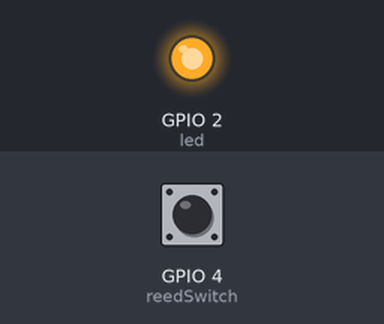
A sketch run on a simulated ESP32. On the bench: output pins drawn as LEDs (lit = HIGH). The inputs (shaded band) are chosen by the test bench; at power-on: GPIO 4 (reedSwitch) HIGH. WiFi joins after 1.5 s; servers stay silent unless stated; the local clock reads 2024-03-15 10:24:30 at power-on unless the sketch sets it; random numbers use the default seed unless the sketch sets one; no MQTT or app messages arrive unless stated; what the sketch prints to the serial monitor is not drawn.

Above: at 2.8 s.
2.9 s: GPIO 4 (reedSwitch) pulled LOW for 0.15 s
At 4.0 s:
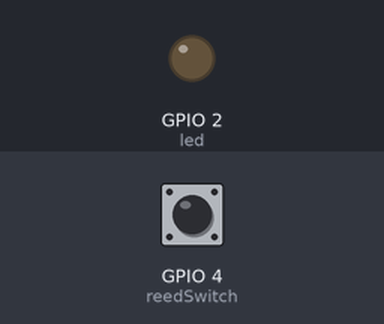
5.9 s: GPIO 4 (reedSwitch) pulled LOW for 3.2 s
At 9.9 s:
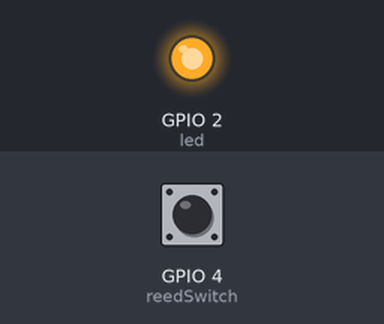
Timing chart, 0 to 11.4 s (numbered marks = the images above; inputs shaded):
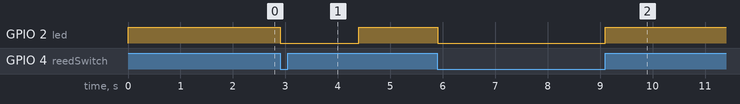

The sketch:

Sensor_Puerta_MQTT.ino
```cpp
#include <WiFi.h>
#include <PubSubClient.h>

// Set GPIOs for LED and reedswitch
const int reedSwitch = 4;
const int led = 2; //optional

// Detects whenever the door changed state
bool changeState = false;

// Holds reedswitch state (1=opened, 0=close)
bool state;
String doorState;

// Auxiliary variables (it will only detect changes that are 1500 milliseconds apart)
unsigned long previousMillis = 0;
const long interval = 1500;

const char* ssid = "IoT";
const char* password = "IoTcloud2019";
const char* mqtt_server_domain = "192.168.170.84"; // Remoto: "testmqtt.iotcloud.studio";
const long mqtt_server_port = 1883;// Remoto: 51883;
const char *prefixtopic = "ALARM/";                            // We'll use the prefix to describe a 'family' of devices.
const char *subscribetopic[] = {"PUERTA1"};     // Topics that we will subscribe to within that family.
const char* topic = "PUERTA1";     // Topics that we will subscribe to within that family.

WiFiClient espClient;
PubSubClient client(espClient);
long lastMsg = 0;
char msg[50];

// Runs whenever the reedswitch changes state
ICACHE_RAM_ATTR void changeDoorStatus() {
  Serial.println("State changed");
  changeState = true;
}

void setup_wifi() {
   delay(100);
  // We start by connecting to a WiFi network
    Serial.print("Connecting to ");
    Serial.println(ssid);
    WiFi.begin(ssid, password);
    while (WiFi.status() != WL_CONNECTED)
    {
      delay(500);
      Serial.print(".");
    }
  randomSeed(micros());
  Serial.println("");
  Serial.println("WiFi connected");
  Serial.println("IP address: ");
  Serial.println(WiFi.localIP());
}

void callback(char* topic, byte* payload, unsigned int length)
{

} //end callback

void reconnect() {
  // Loop until we're reconnected
  while (!client.connected())
  {
    Serial.print("Attempting MQTT connection...");
    // Create a random client ID
    String clientId = "ESP8266Client-";
    clientId += String(random(0xffff), HEX);
    // Attempt to connect
    //if you MQTT broker has clientID,username and password
    //please change following line to    if (client.connect(clientId,userName,passWord))
    if (client.connect(clientId.c_str()))
    {
      Serial.println("connected");
     //once connected to MQTT broker, subscribe command if any
      client.subscribe("OsoyooCommand");
    } else {
      Serial.print("failed, rc=");
      Serial.print(client.state());
      Serial.println(" try again in 5 seconds");
      // Wait 5 seconds before retrying
      delay(5000);
    }
  }
} //end reconnect()

void setup() {
  // Serial port for debugging purposes
  Serial.begin(115200);
  configTime(0, 0, "pool.ntp.org");      // get UTC time via NTP

  // Read the current door state
  pinMode(reedSwitch, INPUT_PULLUP);
  state = digitalRead(reedSwitch);

  // Set LED state to match door state
  pinMode(led, OUTPUT);
  digitalWrite(led, state);
  digitalWrite(BUILTIN_LED, state);


  // Set the reedswitch pin as interrupt, assign interrupt function and set CHANGE mode
  attachInterrupt(digitalPinToInterrupt(reedSwitch), changeDoorStatus, CHANGE);

  setup_wifi();
  client.setServer(mqtt_server_domain, mqtt_server_port);
  client.setCallback(callback);
}

void loop() {
  if (!client.connected()) {
    reconnect();
  }
  client.loop();
  if (changeState){
    unsigned long currentMillis = millis();
    if(currentMillis - previousMillis >= interval) {
      previousMillis = currentMillis;
      // If a state has occured, invert the current door state
        state = !state;
        if(state) {
          doorState = "closed";

        }
        else{
          doorState = "open";

        }
        char message[58];
        doorState.toCharArray(message,58);
        client.publish(topic, message);
        digitalWrite(led, state);
        digitalWrite(BUILTIN_LED, state);
        changeState = false;
        Serial.println(state);
        Serial.println(doorState);

    }
  }
}
```

Measured:
- after the input at 2.9 s, GPIO 2 (led): HIGH → LOW at once, → HIGH 1.5 s later
- after the input at 5.9 s, GPIO 2 (led): HIGH → LOW at once, → HIGH 3.2 s later
